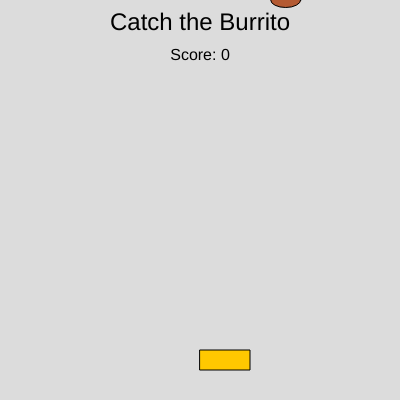
Frame 1 (no input)
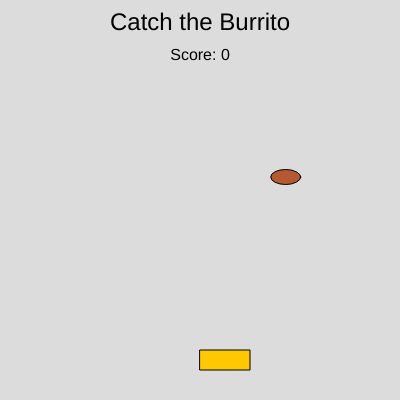
Frame 60 (no input)
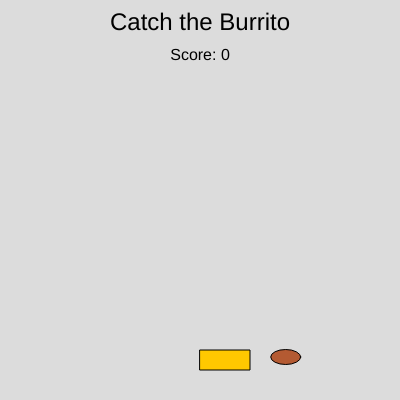
Frame 120 (the mouse pressed at the canvas centre since frame 60)

The p5.js sketch that drew these frames (run headless with seeded random() and noise() and a simulated clock; from frame 60 on, the mouse is pressed at the canvas centre):

// p5.js sketch
// ── sketch.js
let tacoX;
let tacoY;
let burritoX;
let burritoY;
let burritoSpeed;
let score;
function setup() {
  createCanvas(400, 400);
  tacoX = width / 2;
  tacoY = height - 50;
  burritoX = random(width);
  burritoY = 0;
  burritoSpeed = 3;
  score = 0; // Start the score at 0
}
function draw() {
  background(220);
  // Title text
  fill(0);
  textSize(24);
  textAlign(CENTER);
  text("Catch the Burrito", width / 2, 30);
  // Scoreboard
  textSize(16);
  text("Score: " + score, width / 2, 60);
  // Taco (player)
  fill(255, 200, 0);
  rect(tacoX, tacoY, 50, 20);
  // Burrito (falling object)
  fill(180, 90, 50);
  ellipse(burritoX, burritoY, 30, 15);
  // Move burrito
  burritoY += burritoSpeed;
  // Check for catch
  if (burritoY > tacoY && burritoX > tacoX && burritoX < tacoX + 50) {
    burritoY = 0;
    burritoX = random(width);
    score++; // Increase score
  }
  // Reset burrito if it misses
  if (burritoY > height) {
    burritoY = 0;
    burritoX = random(width);
  }
  // Move taco
  if (keyIsDown(LEFT_ARROW)) {
    tacoX -= 5;
  }
  if (keyIsDown(RIGHT_ARROW)) {
    tacoX += 5;
  }
  // Keep taco in bounds
  tacoX = constrain(tacoX, 0, width - 50);
}
